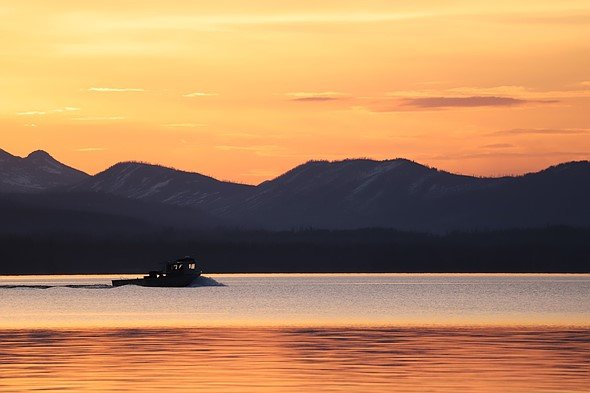
#> input picture Lab1/opencv/data/image_conversion.jpeg, 590 x 393 px
$ python image_conversion.py ../data/image_conversion.jpeg
#> lines starting #> are read from the running program, lines starting #| are printed output that depends on the picture
import argparse
import cv2
import numpy as np
import matplotlib.pyplot as plt

parser = argparse.ArgumentParser()
parser.add_argument("image_path", help="path to image",
                    type=str)
args = parser.parse_args()

# Importing image in BGR format
img = cv2.imread(args.image_path, cv2.IMREAD_COLOR)
#> img is the input picture: shape (393, 590, 3); mean B, G, R 94.5, 133.6, 176.9

# Normalize to values in [0, 1]
norm_img = img / 255

# Converting from BGR to RBG
img_rbg = img.copy()
img_rbg[:, :, 0] = img[:, :, 2]
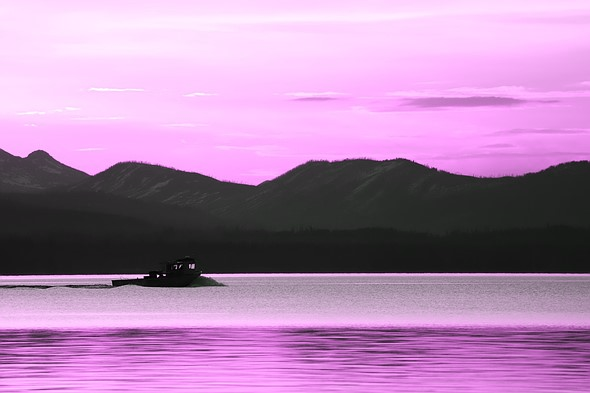
#> img_rbg: shape (393, 590, 3); mean B, G, R 176.9, 133.6, 176.9
img_rbg[:, :, 2] = img[:, :, 0]
norm_img_rbg = img_rbg / 255

# Plotting original image using matplotlib
fig = plt.figure()
ax = fig.add_subplot(1, 2, 1)
ax.set_title("Original")
plt.imshow(img_rbg)

# Plotting normalized image using matplotlib
ax = fig.add_subplot(1, 2, 2)
ax.set_title("Normalized")
plt.imshow(norm_img_rbg)
plt.show()
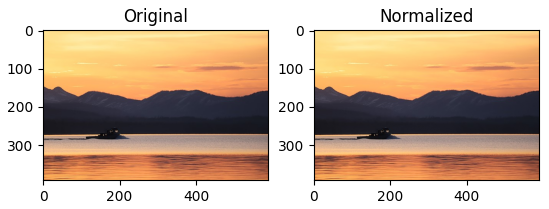
#> figure drawn by matplotlib, 2 panels

# Plotting original and normalized image using opencv
cv2.imshow('Original', img)
cv2.imshow('Normalized', norm_img)

cv2.waitKey(0)
cv2.destroyAllWindows()
